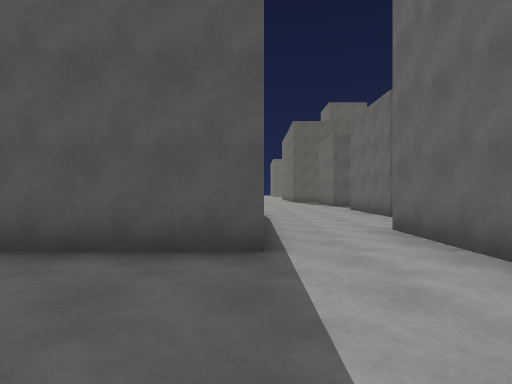
View 1 (above)

24 first-person views from a walk through a scene from a Unity 3-D project. The camera is 1.3 m above the floor, looks level and sees 80° across. The floor is counted in squares, 2 m on a side. Each view is taken from the middle of a square. On the plan, view 1 faces up. The plan holds only what a view shows up to about 10 squares ahead; the rest is blank. The place goes on beyond the plan.

View 2
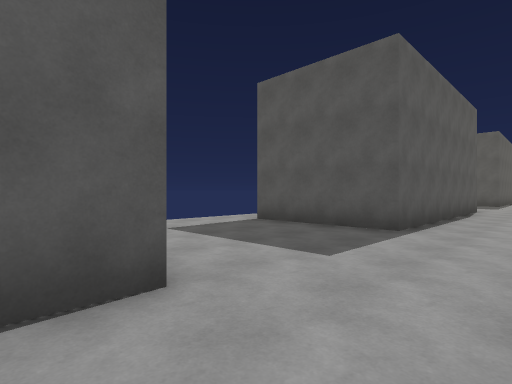

View 3
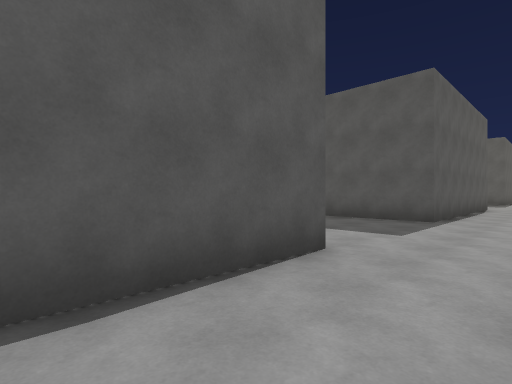

View 4
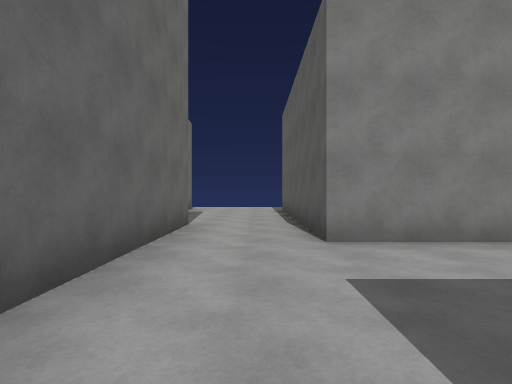

View 5
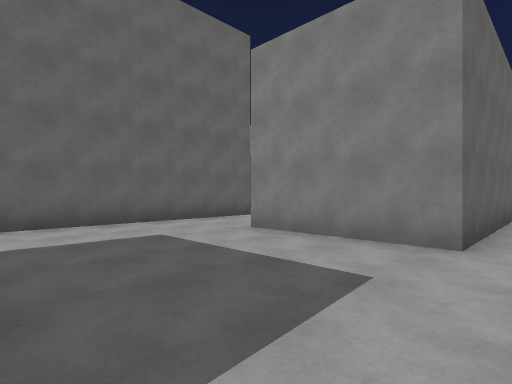

View 6
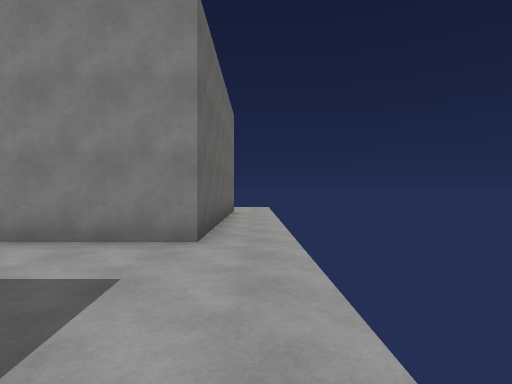

View 7
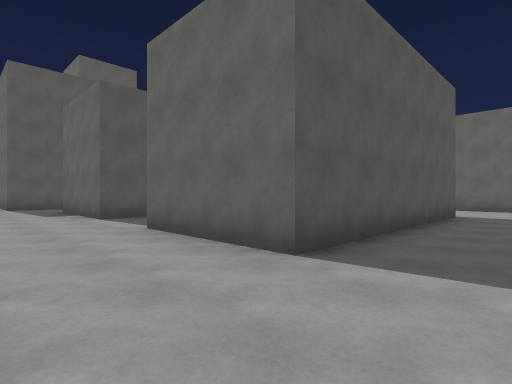

View 8
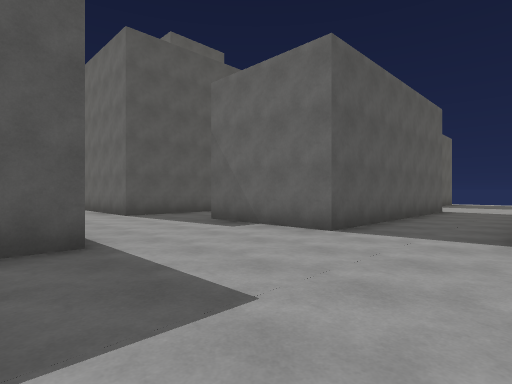

View 9
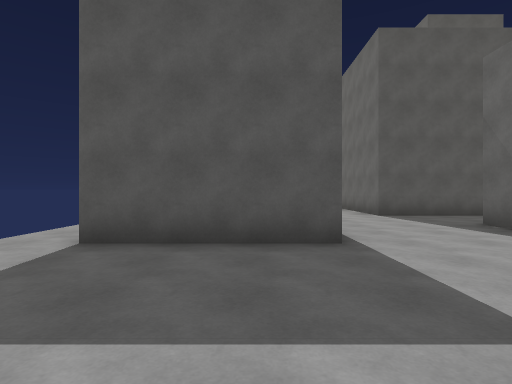

View 10
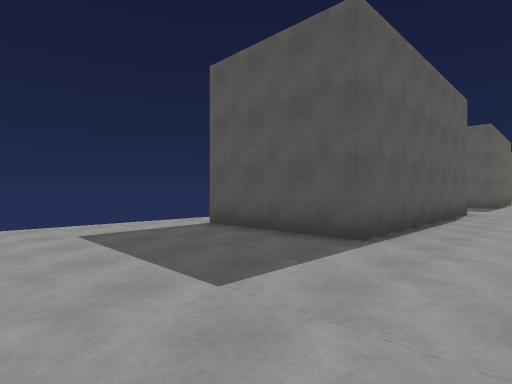

View 11
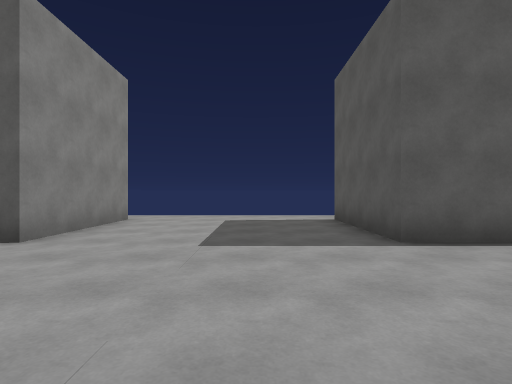

View 12
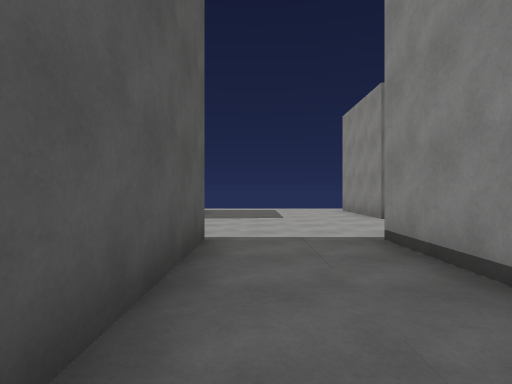

View 13
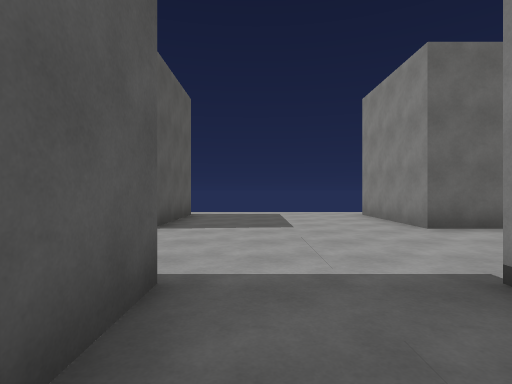

View 14
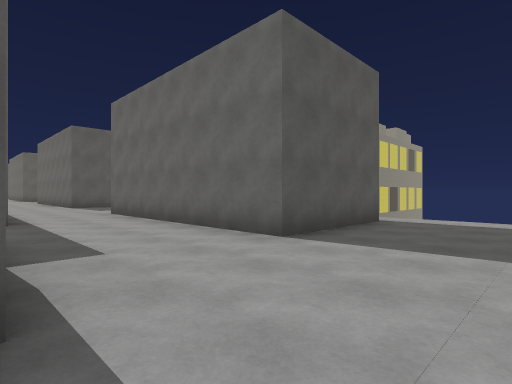

View 15
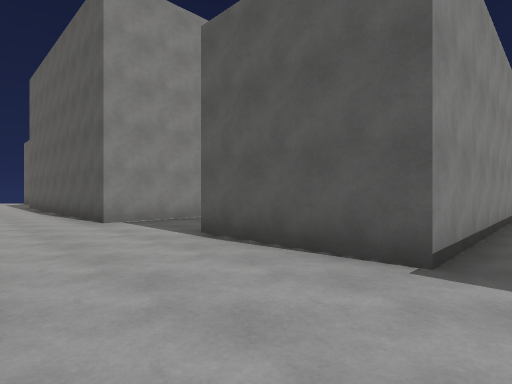

View 16
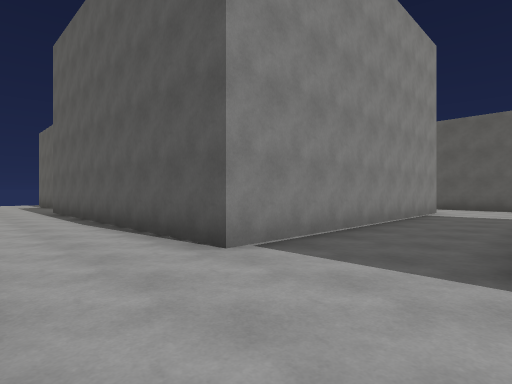

View 17
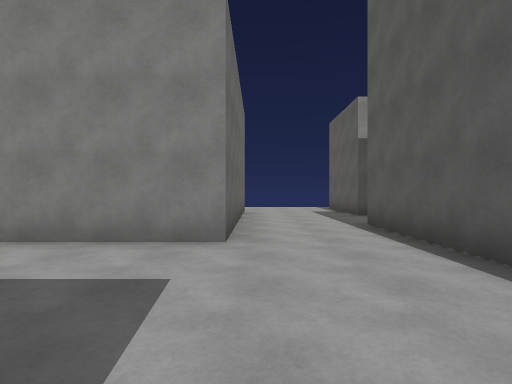

View 18
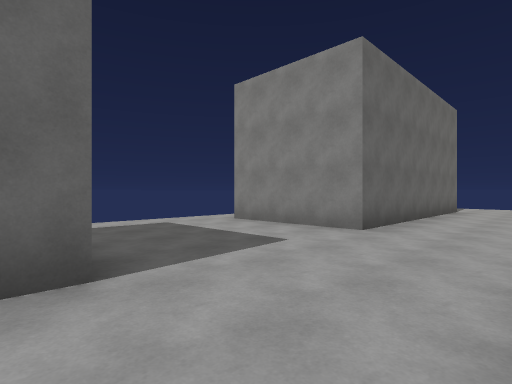

View 19
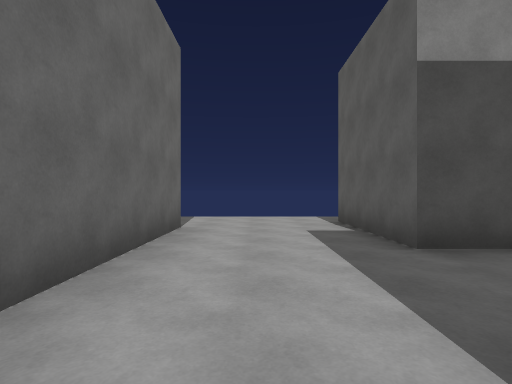

View 20
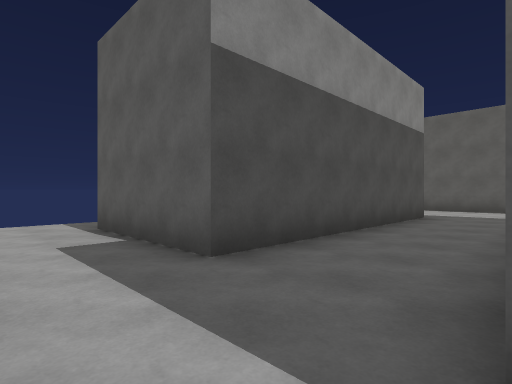

View 21
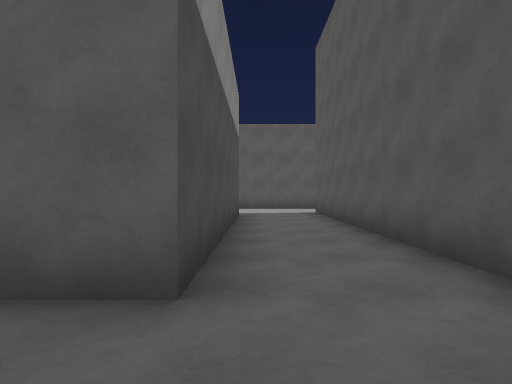

View 22
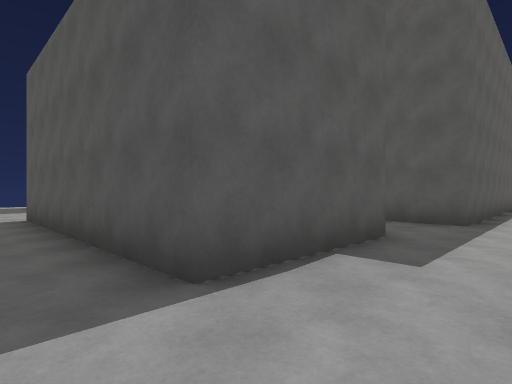

View 23
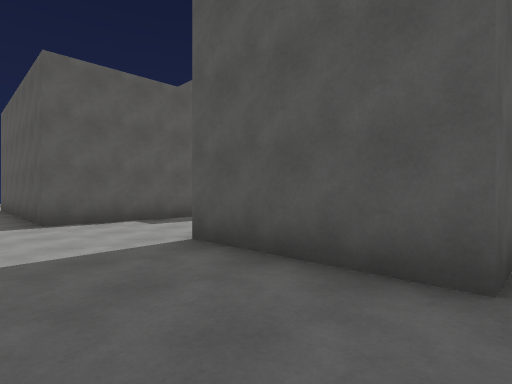

View 24
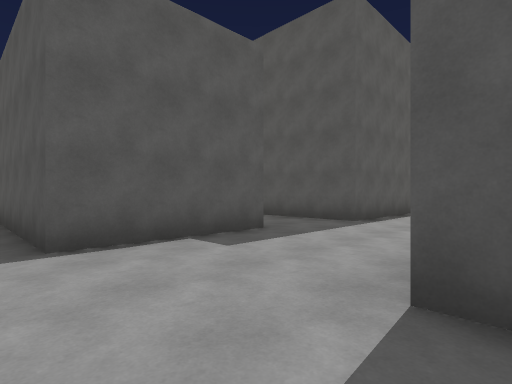

### Floor plan
Points are (right, up) in squares from view 1. A wall is a line through its corners. A room is listed if a view was taken in it or the views show most of it. See-through windows are left out.
Room 1 (views 1, 2, 4, 5, 6)
walls: (0.1, 3.3) (-3.2, 3.3); (2.4, -3.1) (2.4, 3.6); (-3.2, -6.9) (-3.2, -1) (0.1, -1) (0.1, -3.5)
ways out: opening at (1.5, -4) to room 2; opening at (-4, 4) to room 3; opening at (1.5, 4.5) to room 3
Room 2 (view 3)
walls: (0.1, -3.5) (0.1, -7)
ways out: opening at (1.5, -4) to room 1; opening at (3, -9.5) to room 4; opening at (3.5, -4.5) to room 4
Room 3 (views 7, 8, 9, 10)
walls: (-3.2, 10) (0.1, 10) (0.1, 3.3); (3.5, 13.7) (3.5, 17.1); (3.5, 7.9) (3.5, 11.2); (2.4, 19.4) (2.4, 21.8); (2.4, 3.6) (2.4, 5.3); (0.1, 21.6) (0.1, 14.9) (-3.2, 14.9)
ways out: opening at (-4, 4) to room 1; opening at (1.5, 4.5) to room 1; opening at (3, 6.5) to room 4; opening at (3.5, 12.5) to room 4; opening at (3.5, 18.5) to room 4; opening at (-4, 14); opening at (1.5, 20.5)
Room 4 (views 11, 12, 13, 14, 15, 16, 17, 18, 19, 20, 21, 22, 23, 24)
walls: (13.4, 7) (13.4, 10) (16.8, 10); (10.2, 17.1) (10.2, 13.7) (3.5, 13.7); (4.5, 11.2) (10.2, 11.2) (10.2, 7.9) (3.5, 7.9); (16.8, 14.9) (13.4, 14.9) (13.4, 21.6); (13.4, 3.2) (13.4, 3.9); (5.2, 19.4) (2.4, 19.4); (2.4, 5.3) (10.8, 5.3) (10.8, -3.1) (2.4, -3.1); (10.8, 22.9) (10.8, 19.4) (7.9, 19.4); (3.5, -5.5) (10.2, -5.5) (10.2, -8.8) (3.5, -8.8); (16.7, -6.8) (16.7, -7.6) (13.4, -7.6) (13.4, -1) (16.8, -1)
ways out: opening at (3, -9.5) to room 2; opening at (3.5, -4.5) to room 2; opening at (3, 6.5) to room 3; opening at (3.5, 12.5) to room 3; opening at (3.5, 18.5) to room 3

Where each view was taken, in squares from view 1:
view 1: 0 up, 0 right, facing up
view 2: 2 down, 2 right, facing up-left
view 3: 4 down, 2 right, facing up-left
view 4: 3 up, 1 right, facing down
view 5: 3 up, 4 left, facing down-right
view 6: 3 up, 4 left, facing down
view 7: 6 up, 1 right, facing up-right
view 8: 11 up, 1 left, facing up-right
view 9: 11 up, 1 left, facing up
view 10: 11 up, 2 right, facing up-left
view 11: 13 up, 4 right, facing left
view 12: 13 up, 6 right, facing right
view 13: 13 up, 8 right, facing right
view 14: 12 up, 10 right, facing up-right
view 15: 12 up, 13 right, facing down-left
view 16: 8 up, 13 right, facing down-left
view 17: 3 up, 13 right, facing down
view 18: 4 up, 11 right, facing down-right
view 19: 2 down, 12 right, facing down
view 20: 3 down, 12 right, facing down-left
view 21: 5 down, 12 right, facing left
view 22: 10 down, 12 right, facing up-left
view 23: 10 down, 17 right, facing up-left
view 24: 13 up, 14 right, facing up-left
